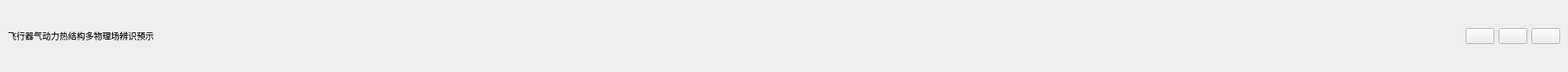
       <widget class="QWidget" name="widget_7" native="true">
        <property name="minimumSize">
         <size>
          <width>0</width>
          <height>50</height>
         </size>
        </property>
        <layout class="QGridLayout" name="gridLayout_85">
         <item row="0" column="2">
          <widget class="QPushButton" name="pushButton_minimize">
           <property name="text">
            <string/>
           </property>
          </widget>
         </item>
         <item row="0" column="3">
          <widget class="QPushButton" name="pushButton_maximize">
           <property name="text">
            <string/>
           </property>
          </widget>
         </item>
         <item row="0" column="4">
          <widget class="QPushButton" name="pushButton_39">
           <property name="text">
            <string/>
           </property>
          </widget>
         </item>
         <item row="0" column="1">
          <spacer name="horizontalSpacer_4">
           <property name="orientation">
            <enum>Qt::Orientation::Horizontal</enum>
           </property>
           <property name="sizeHint" stdset="0">
            <size>
             <width>1827</width>
             <height>20</height>
            </size>
           </property>
          </spacer>
         </item>
         <item row="0" column="0">
          <widget class="QLabel" name="label_137">
           <property name="text">
            <string>飞行器气动力热结构多物理场辨识预示</string>
           </property>
          </widget>
         </item>
        </layout>
       </widget>
